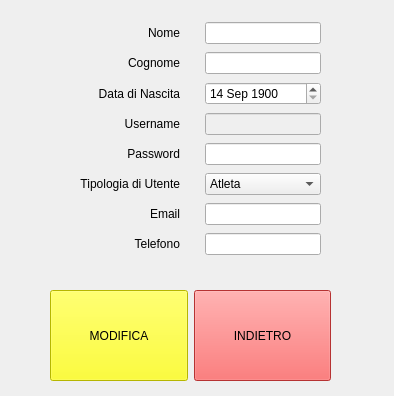
<?xml version="1.0" encoding="UTF-8"?>
<ui version="4.0">
 <class>Form</class>
 <widget class="QWidget" name="Form">
  <property name="geometry">
   <rect>
    <x>0</x>
    <y>0</y>
    <width>394</width>
    <height>396</height>
   </rect>
  </property>
  <property name="windowTitle">
   <string>Inserisci Utente</string>
  </property>
  <widget class="QWidget" name="horizontalLayoutWidget">
   <property name="geometry">
    <rect>
     <x>50</x>
     <y>290</y>
     <width>281</width>
     <height>91</height>
    </rect>
   </property>
   <layout class="QHBoxLayout" name="horizontalLayout">
    <item>
     <widget class="QPushButton" name="modificaUtenteButton">
      <property name="sizePolicy">
       <sizepolicy hsizetype="Minimum" vsizetype="Preferred">
        <horstretch>0</horstretch>
        <verstretch>0</verstretch>
       </sizepolicy>
      </property>
      <property name="styleSheet">
       <string notr="true">background-color: yellow</string>
      </property>
      <property name="text">
       <string>MODIFICA</string>
      </property>
     </widget>
    </item>
    <item>
     <widget class="QPushButton" name="backButton">
      <property name="sizePolicy">
       <sizepolicy hsizetype="Minimum" vsizetype="Preferred">
        <horstretch>0</horstretch>
        <verstretch>0</verstretch>
       </sizepolicy>
      </property>
      <property name="styleSheet">
       <string notr="true">background-color: rgb(255,70,70)</string>
      </property>
      <property name="text">
       <string>INDIETRO</string>
      </property>
     </widget>
    </item>
   </layout>
  </widget>
  <widget class="QWidget" name="gridLayoutWidget">
   <property name="geometry">
    <rect>
     <x>80</x>
     <y>20</y>
     <width>241</width>
     <height>241</height>
    </rect>
   </property>
   <layout class="QGridLayout" name="gridLayout">
    <property name="horizontalSpacing">
     <number>25</number>
    </property>
    <item row="1" column="1">
     <widget class="QLineEdit" name="surnameInfo"/>
    </item>
    <item row="0" column="1">
     <widget class="QLineEdit" name="nameInfo"/>
    </item>
    <item row="3" column="1">
     <widget class="QLineEdit" name="usernameInfo">
      <property name="enabled">
       <bool>false</bool>
      </property>
     </widget>
    </item>
    <item row="6" column="1">
     <widget class="QLineEdit" name="emailInfo"/>
    </item>
    <item row="4" column="1">
     <widget class="QLineEdit" name="passwordInfo"/>
    </item>
    <item row="1" column="0">
     <widget class="QLabel" name="surnameLabel">
      <property name="text">
       <string>Cognome</string>
      </property>
      <property name="alignment">
       <set>Qt::AlignRight|Qt::AlignTrailing|Qt::AlignVCenter</set>
      </property>
     </widget>
    </item>
    <item row="2" column="0">
     <widget class="QLabel" name="birthDateLabel">
      <property name="text">
       <string>Data di Nascita</string>
      </property>
      <property name="alignment">
       <set>Qt::AlignRight|Qt::AlignTrailing|Qt::AlignVCenter</set>
      </property>
     </widget>
    </item>
    <item row="3" column="0">
     <widget class="QLabel" name="usernameLabel">
      <property name="text">
       <string>Username</string>
      </property>
      <property name="alignment">
       <set>Qt::AlignRight|Qt::AlignTrailing|Qt::AlignVCenter</set>
      </property>
     </widget>
    </item>
    <item row="4" column="0">
     <widget class="QLabel" name="passwordLabel">
      <property name="text">
       <string>Password</string>
      </property>
      <property name="alignment">
       <set>Qt::AlignRight|Qt::AlignTrailing|Qt::AlignVCenter</set>
      </property>
     </widget>
    </item>
    <item row="5" column="0">
     <widget class="QLabel" name="userTypeLabel">
      <property name="text">
       <string>Tipologia di Utente</string>
      </property>
      <property name="alignment">
       <set>Qt::AlignRight|Qt::AlignTrailing|Qt::AlignVCenter</set>
      </property>
     </widget>
    </item>
    <item row="6" column="0">
     <widget class="QLabel" name="emailLabel">
      <property name="text">
       <string>Email</string>
      </property>
      <property name="alignment">
       <set>Qt::AlignRight|Qt::AlignTrailing|Qt::AlignVCenter</set>
      </property>
     </widget>
    </item>
    <item row="7" column="0">
     <widget class="QLabel" name="phoneLabel">
      <property name="text">
       <string>Telefono</string>
      </property>
      <property name="alignment">
       <set>Qt::AlignRight|Qt::AlignTrailing|Qt::AlignVCenter</set>
      </property>
     </widget>
    </item>
    <item row="7" column="1">
     <widget class="QLineEdit" name="phoneInfo"/>
    </item>
    <item row="2" column="1">
     <widget class="QDateEdit" name="dateInfo">
      <property name="dateTime">
       <datetime>
        <hour>0</hour>
        <minute>0</minute>
        <second>0</second>
        <year>1900</year>
        <month>9</month>
        <day>14</day>
       </datetime>
      </property>
      <property name="minimumDate">
       <date>
        <year>1900</year>
        <month>9</month>
        <day>14</day>
       </date>
      </property>
     </widget>
    </item>
    <item row="5" column="1">
     <widget class="QComboBox" name="tipoUtente">
      <item>
       <property name="text">
        <string>Atleta</string>
       </property>
      </item>
      <item>
       <property name="text">
        <string>Istruttore</string>
       </property>
      </item>
      <item>
       <property name="text">
        <string>Admin</string>
       </property>
      </item>
     </widget>
    </item>
    <item row="0" column="0">
     <widget class="QLabel" name="nameLabel">
      <property name="text">
       <string>Nome</string>
      </property>
      <property name="alignment">
       <set>Qt::AlignRight|Qt::AlignTrailing|Qt::AlignVCenter</set>
      </property>
     </widget>
    </item>
   </layout>
  </widget>
  <widget class="QLabel" name="errorLabel">
   <property name="geometry">
    <rect>
     <x>100</x>
     <y>260</y>
     <width>181</width>
     <height>21</height>
    </rect>
   </property>
   <property name="styleSheet">
    <string notr="true">color: red</string>
   </property>
   <property name="text">
    <string/>
   </property>
   <property name="alignment">
    <set>Qt::AlignCenter</set>
   </property>
  </widget>
 </widget>
 <resources/>
 <connections/>
</ui>
